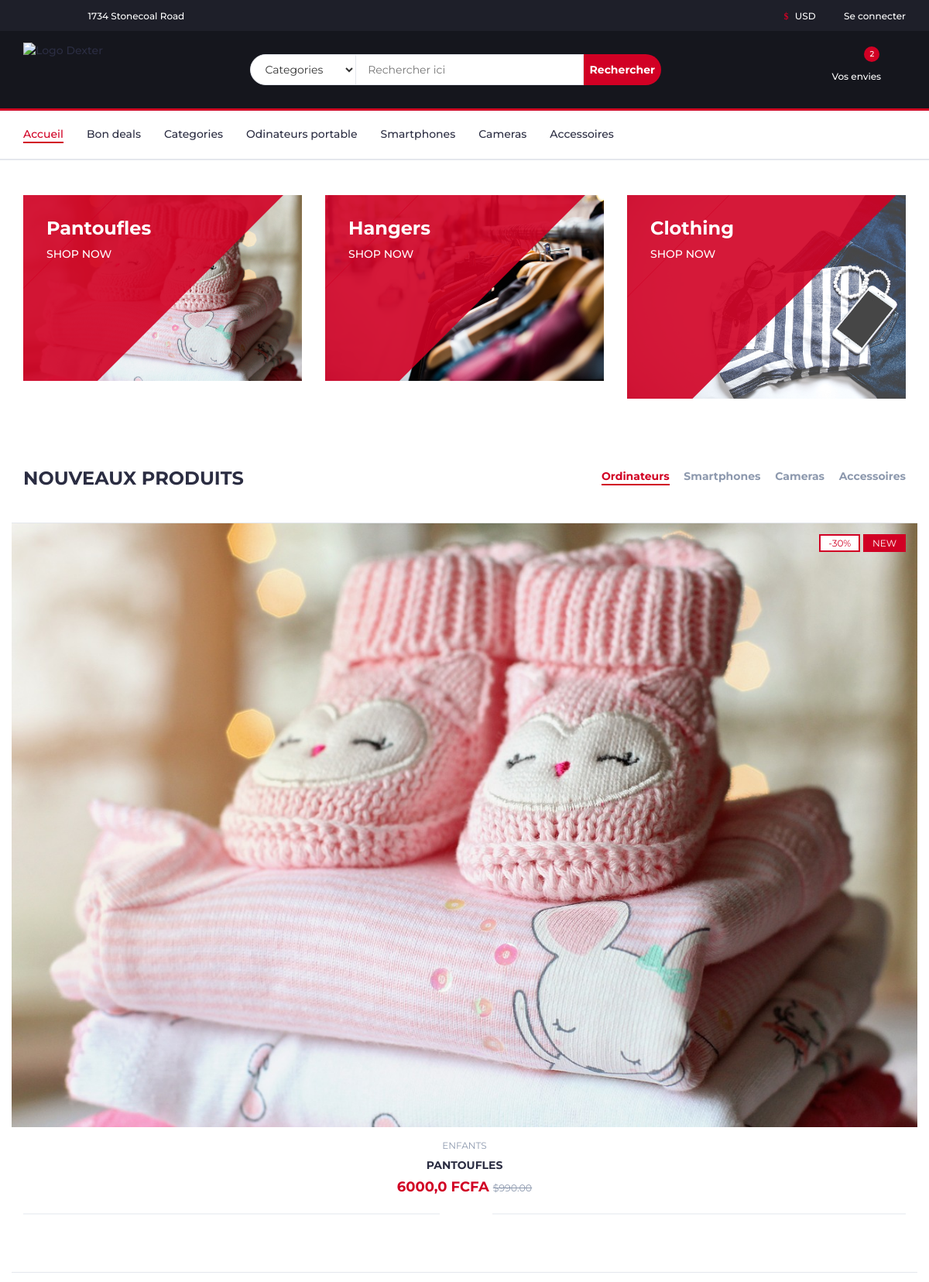
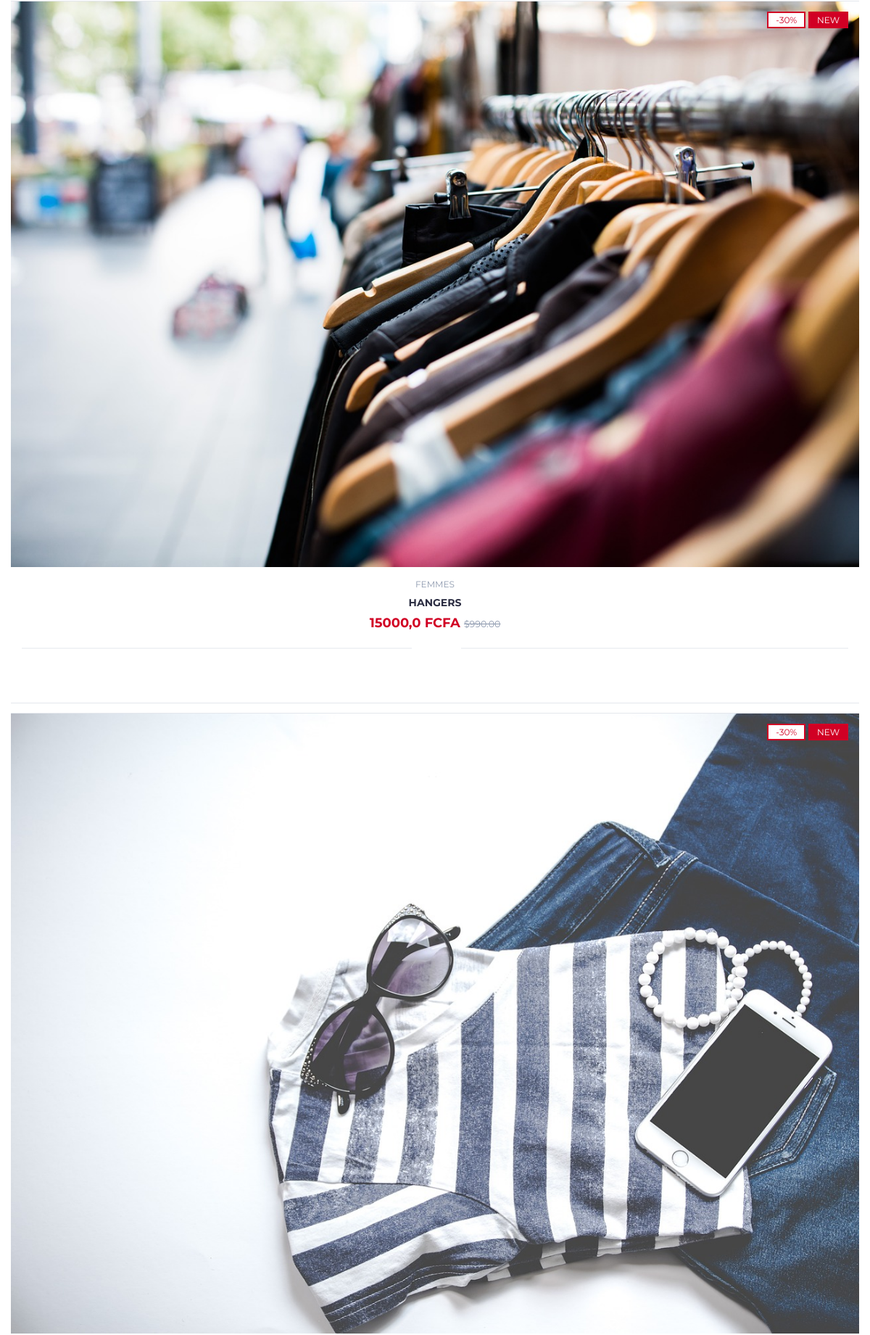
The page / (upper part) on the database its author committed (2 pictures, top to bottom).
### store/models.py (models this page shows, shortened)
class Product(models.Model):
    name = models.CharField(max_length=50)
    title = models.TextField(max_length=200)
    category = models.ForeignKey(Category, on_delete=models.SET_NULL, null=True, blank=True)
    price = models.FloatField(default=0.0)
    old_price = models.FloatField(default=0.0)
    stock_quantity = models.IntegerField(default=0)
    description = RichTextField(blank=True)
    technical_information = RichTextField(blank=True, default='', verbose_name="Fiche technique")
    image = models.ImageField(upload_to='products', blank=True, null=True)
    slug = AutoSlugField(populate_from=['name'])

class Category(MPTTModel):
    name = models.CharField(max_length=228, unique=False)
    mark = models.CharField(max_length=50, default='', blank=True, verbose_name='Marque')
    parent = TreeForeignKey('self', on_delete=models.CASCADE, null=True, blank=True, related_name='children')
    class MPTTMeta:
        order_insertion_by = ['name', 'mark']
    def __str__(self):
        return self.name

### Home/views.py (the view)
# urls.py: path('', views.index, name='accueil'),
def index(request):
    product = Product.objects.all()
    context = {'product' : product}
    return render(request, 'home/page/index.html', context)

### templates/home/page/index.html (shortened to what this page needs)
{% extends "panel/base.html" %}
{% load static %} {% block content %}
{% include "panel/header.html" %}
{% include "home/page/section_one.html" %}
{% include "home/page/new_products.html" %}
{% endblock content %}

### templates/home/page/section_one.html
{% load static %}
<div class="section">
    <div class="container">
        <div class="row">
            {% for product in product|slice:":3" %}
            <div class="col-md-4 col-xs-6">
                <div class="shop">
                    <div class="shop-img">
                        <img src='{{ product.image.url }}' alt="Image manettes & console">
                    </div>
                    <div class="shop-body">
                        <h3> {{ product.name }} </h3>
                        <a href="{% url 'products_description' product.slug %}" class="cta-btn">Shop now <i class="fa fa-arrow-circle-right"></i></a>
                    </div>
                </div>
            </div>
            {% endfor %}
        </div>
    </div>
</div>

### templates/home/page/new_products.html (shortened to what this page needs)
{% load static %}
<div class="section">
    <div class="container">
        <div class="row">
            <div class="col-md-12">
                <div class="section-title">
                    <h3 class="title">Nouveaux produits</h3>
                    <div class="section-nav">
                        <ul class="section-tab-nav tab-nav">
                            <li class="active"><a data-toggle="tab" href="#tab1">Ordinateurs</a></li>
                            <li><a data-toggle="tab" href="#tab1">Smartphones</a></li>
                            <li><a data-toggle="tab" href="#tab1">Cameras</a></li>
                            <li><a data-toggle="tab" href="#tab1">Accessoires</a></li>
                        </ul>
                    </div>
                </div>
            </div>
            <div class="col-md-12">
                <div class="row">
                    <div class="products-tabs">
                        <div id="tab1" class="tab-pane active">
                            <div class="products-slick" data-nav="#slick-nav-1">
                                {% for product in product %}
                                <div class="product">
                                    <div class="product-img">
                                        <img src='{{ product.image.url }}' alt="">
                                        <div class="product-label">
                                            <span class="sale">-30%</span>
                                            <span class="new">NEW</span>
                                        </div>
                                    </div>
                                    <div class="product-body">
                                        <p class="product-category"> {{ product.category }} </p>
                                        <h3 class="product-name"><a href="#">{{ product.name }}</a></h3>
                                        <h4 class="product-price">{{ product.price }} FCFA <del class="product-old-price">$990.00</del></h4>
                                        <div class="product-rating">
                                            <i class="fa fa-star"></i>
                                            <i class="fa fa-star"></i>
                                            <i class="fa fa-star"></i>
                                            <i class="fa fa-star"></i>
                                            <i class="fa fa-star"></i>
                                        </div>
                                        <div class="product-btns">
                                            <button class="add-to-wishlist"><i class="fa fa-heart-o"></i></button>
                                            <button class="add-to-compare"><i class="fa fa-exchange"></i></button>
                                            <button class="quick-view"><i class="fa fa-eye"></i></button>
                                        </div>
                                    </div>
                                    <div class="add-to-cart">
                                        <button class="add-to-cart-btn">
										</button>
                                    </div>
                                </div>
                                {% endfor %}
                            </div>
                        </div>
                    </div>
                </div>
            </div>
        </div>
    </div>
</div>

### rows shown on the page
Product: image (picture), name "Pantoufles", category "ENFANTS", name "PANTOUFLES", price "6000,0"
Product: image (picture), name "Hangers", category "FEMMES", name "HANGERS", price "15000,0"
Product: image (picture), name "Clothing"
